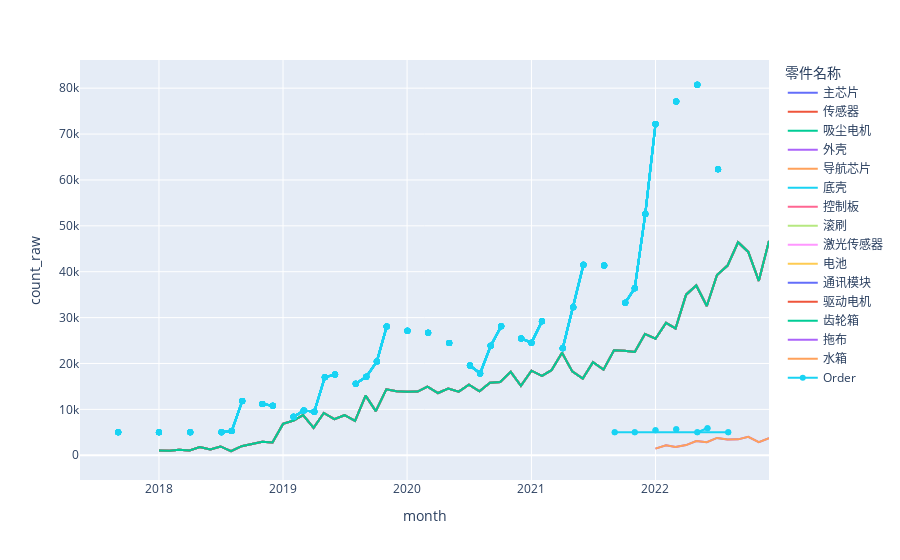

Notebook source saved alongside this figure:
### Code cell
# plot df_po_sum and bom_usage_group together


fig = px.line(bom_usage_group, x='month', y='count_raw', color='零件名称')
fig.add_trace(go.Scatter(x=df_po_sum['should_order_date'], y=df_po_sum['order_size'], mode='lines+markers', name='Order'))
fig
